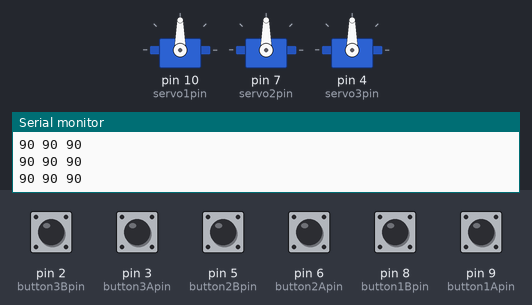
Bench run of a sketch on a simulated Arduino Uno, built with avr-gcc and run on an emulated ATmega328P. On the bench: 3 × servo, the last lines printed to the serial monitor. Inputs (shaded band) come from the test bench; at power-on: pin 2 (button3Bpin), pin 3 (button3Apin), pin 5 (button2Bpin), pin 6 (button2Apin), pin 8 (button1Bpin), pin 9 (button1Apin) HIGH.

Above: at 1.2 s.
1.3 s: pin 3 (button3Apin) pulled LOW for 1 s
At 2.6 s:
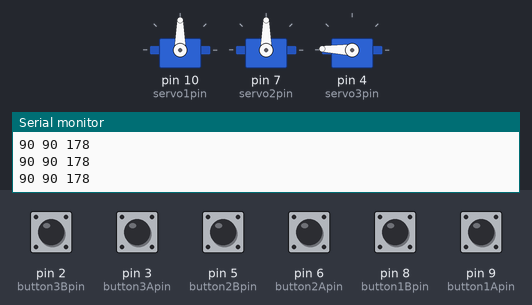
3.8 s: pin 2 (button3Bpin) pulled LOW for 1 s
At 4.27 s:
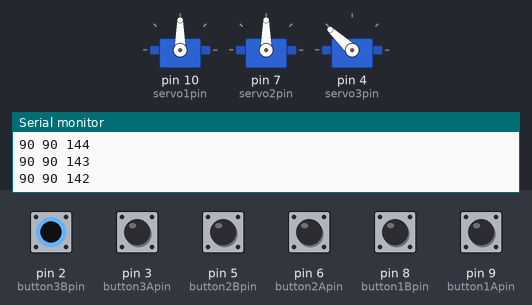
6.3 s: pin 6 (button2Apin) pulled LOW for 0.15 s
At 7.6 s:
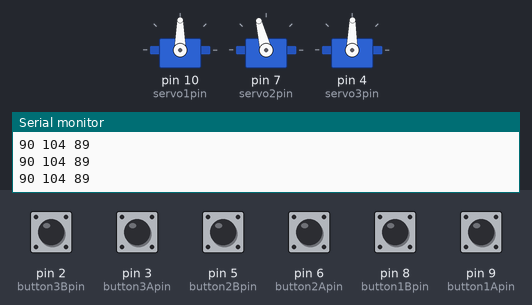
7.9 s: pin 9 (button1Apin) pulled LOW for 0.15 s
At 8.6 s:
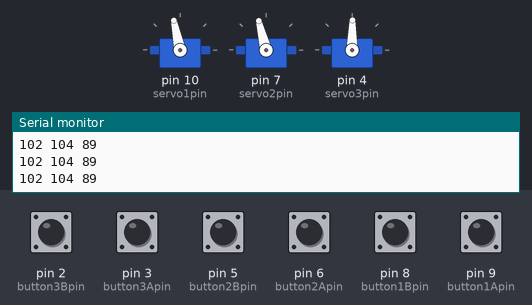
9.5 s: pin 5 (button2Bpin) pulled LOW for 0.15 s
At 10.8 s:
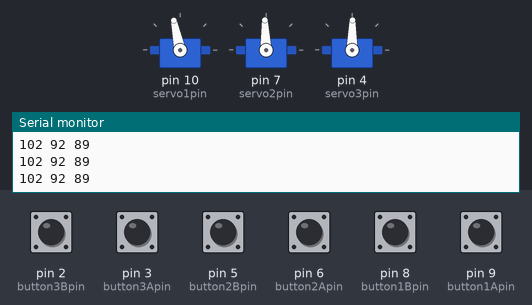
11.1 s: pin 2 (button3Bpin) pulled LOW for 0.15 s
At 12.4 s:
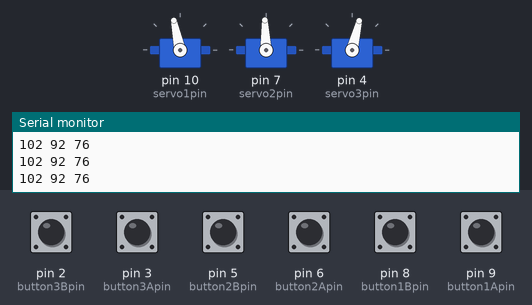
Timing chart, 0 to 13.7 s (numbered marks = the images above; inputs shaded):
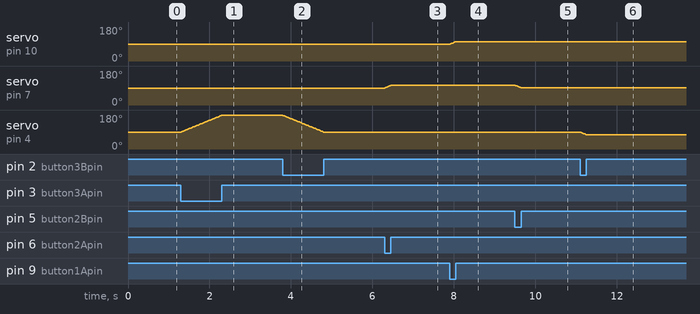

The sketch:

servo_control_with_buttons.ino
```cpp
/*
This code demonstrates how to control three servo motors using pushbuttons.
For instructions to build your own robotic arm, see:

*/

// include the servo library, required for controlling servos
#include <Servo.h>

// declare variables for the different pins
// servo 1 is controlled by buttons 1A and 1B, etc
const int servo1pin = 10;
const int servo2pin = 7;
const int servo3pin = 4;
const int button1Apin = 9;
const int button1Bpin = 8;
const int button2Apin = 6;
const int button2Bpin = 5;
const int button3Apin = 3;
const int button3Bpin = 2;

// declare variables for button states
int button1Astate;
int button1Bstate;
int button2Astate;
int button2Bstate;
int button3Astate;
int button3Bstate;

// declare variables for servo angles
// start each servo in the middle at 90 degrees
int servo1angle = 90;
int servo2angle = 90;
int servo3angle = 90;

// delay variable to make sure the servos don't
// move too fast. The Tinkercad simulation can
// move pretty slowly, you may want to make this
// delay longer on a physical Arduino.
int delayTime = 1;

// create servo objects
Servo servo1;
Servo servo2;
Servo servo3;

void setup() // code that only runs once
{
  // set button pins as inputs with pullup resistors enabled
  pinMode(button1Apin,INPUT_PULLUP);
  pinMode(button1Bpin,INPUT_PULLUP);
  pinMode(button2Apin,INPUT_PULLUP);
  pinMode(button2Bpin,INPUT_PULLUP);
  pinMode(button3Apin,INPUT_PULLUP);
  pinMode(button3Bpin,INPUT_PULLUP);

  // attach servo objects to pins
  servo1.attach(servo1pin);
  servo2.attach(servo2pin);
  servo3.attach(servo3pin);

  // initialize serial communication for debugging
  // Note: serial communication is slow. If you comment
  // out all the serial print commands, your motors
  // may move faster on a physical Arduino.
  Serial.begin(9600);
}

void loop()
{
  // read button states
  button1Astate = digitalRead(button1Apin);
  button1Bstate = digitalRead(button1Bpin);
  button2Astate = digitalRead(button2Apin);
  button2Bstate = digitalRead(button2Bpin);
  button3Astate = digitalRead(button3Apin);
  button3Bstate = digitalRead(button3Bpin);

  // check if buttons are pushed, if so change servo angles accordingly
  // note that since internal pullup resistors are enabled,
  // pins will go LOW when the button is pushed
  if(button1Astate == LOW){ // increase angle for servo 1
    servo1angle = servo1angle + 1;
  }
  if(button1Bstate == LOW){ // decrease angle for servo 1
    servo1angle = servo1angle - 1;
  }
  if(button2Astate == LOW){ // increase angle for servo 2
    servo2angle = servo2angle + 1;
  }
  if(button2Bstate == LOW){ // decrease angle for servo 2
    servo2angle = servo2angle - 1;
  }
  if(button3Astate == LOW){ // increase angle for servo 3
    servo3angle = servo3angle + 1;
  }
  if(button3Bstate == LOW){ // decrease angle for servo 3
    servo3angle = servo3angle - 1;
  }

  // make sure servo angles do not go outside 0-180 range
  // if you hold the button down too long
  servo1angle = min(servo1angle,180);
  servo1angle = max(servo1angle,0);
  servo2angle = min(servo2angle,180);
  servo2angle = max(servo2angle,0);
  servo3angle = min(servo3angle,180);
  servo3angle = max(servo3angle,0);

  // write the new angle values to the servos
  servo1.write(servo1angle);
  servo2.write(servo2angle);
  servo3.write(servo3angle);

  Serial.print(servo1angle);
  Serial.print(" ");
  Serial.print(servo2angle);
  Serial.print(" ");
  Serial.println(servo3angle);

  // delay before next loop
  delay(delayTime);

}
```

Measured:
- after the input at 1.3 s, servo on pin 4 (servo3pin): moves from 90° to 178° over 0.99 s, starting at once
- after the input at 3.8 s, servo on pin 4 (servo3pin): moves from 178° to 89° over 1.0 s, starting at once
- after the input at 6.3 s, servo on pin 7 (servo2pin): 90° → 104° at once
- after the input at 7.9 s, servo on pin 10 (servo1pin): 90° → 102° at once
- after the input at 9.5 s, servo on pin 7 (servo2pin): 104° → 92° at once
- after the input at 11.1 s, servo on pin 4 (servo3pin): 89° → 76° at once
